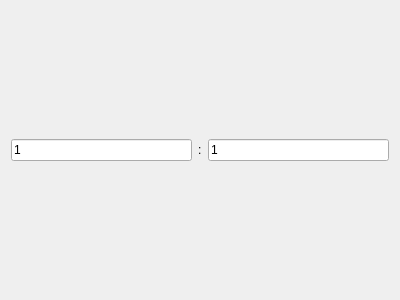
<?xml version="1.0" encoding="UTF-8"?>
<ui version="4.0">
 <class>GearListWidgetItem</class>
 <widget class="QWidget" name="GearListWidgetItem">
  <property name="geometry">
   <rect>
    <x>0</x>
    <y>0</y>
    <width>400</width>
    <height>300</height>
   </rect>
  </property>
  <property name="windowTitle">
   <string>Form</string>
  </property>
  <layout class="QHBoxLayout" name="horizontalLayout">
   <item>
    <widget class="QLineEdit" name="left">
     <property name="text">
      <string>1</string>
     </property>
    </widget>
   </item>
   <item>
    <widget class="QLabel" name="label">
     <property name="text">
      <string>:</string>
     </property>
    </widget>
   </item>
   <item>
    <widget class="QLineEdit" name="right">
     <property name="text">
      <string>1</string>
     </property>
    </widget>
   </item>
  </layout>
 </widget>
 <resources/>
 <connections/>
</ui>
